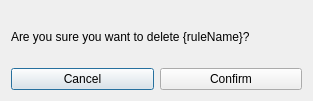
<?xml version="1.0" encoding="UTF-8"?>
<ui version="4.0">
 <class>Dialog</class>
 <widget class="QDialog" name="Dialog">
  <property name="geometry">
   <rect>
    <x>0</x>
    <y>0</y>
    <width>313</width>
    <height>101</height>
   </rect>
  </property>
  <property name="windowTitle">
   <string>Dialog</string>
  </property>
  <layout class="QGridLayout" name="gridLayout">
   <item row="0" column="0">
    <layout class="QVBoxLayout" name="verticalLayout">
     <item>
      <widget class="QLabel" name="deleteMsgLabel">
       <property name="text">
        <string>Are you sure you want to delete {ruleName}?</string>
       </property>
      </widget>
     </item>
     <item>
      <layout class="QHBoxLayout" name="horizontalLayout">
       <item>
        <widget class="QPushButton" name="cancelDeleteBtn">
         <property name="text">
          <string>Cancel</string>
         </property>
        </widget>
       </item>
       <item>
        <widget class="QPushButton" name="confirmDeleteBtn">
         <property name="text">
          <string>Confirm</string>
         </property>
        </widget>
       </item>
      </layout>
     </item>
    </layout>
   </item>
  </layout>
 </widget>
 <resources/>
 <connections/>
</ui>
